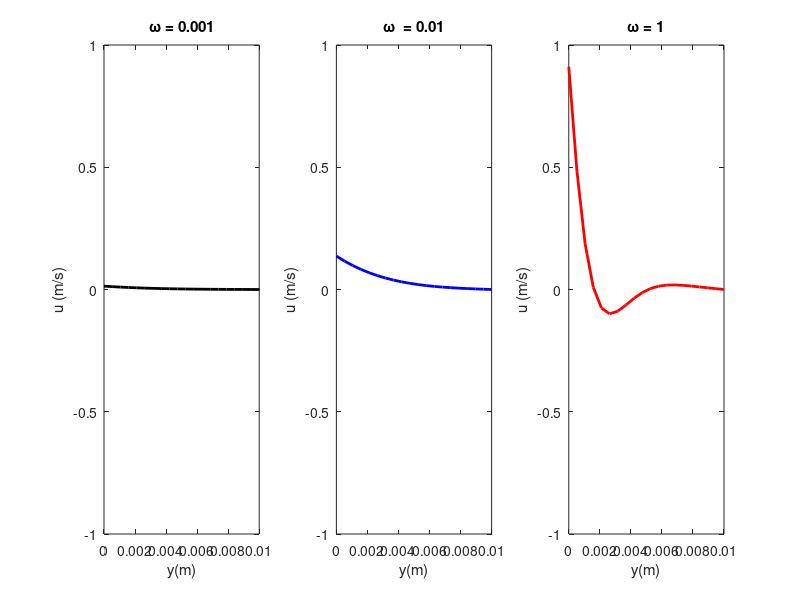

MATLAB code for this plot:

%% Parameters

Uo      = 1;                % Speed constant
U0      = 0;                % Initial speed
nu      = 10^(-6);          % Water viscosity
h       = 0.01;             % Thickness between the two plates
npts    = 20;               % Numbers of points between the two plates (mesh)
Re      = [0.1,1,100];      % Reynolds number
omega   = Re*nu/(h^2);      % Omega

%% Discretization

dy      = h/(npts-1);       % Mesh increment
dt      = 0.5*dy^2/nu;      % Maximum time increment
C  = (nu*dt)/(dy^2);   % Stability parameter C

t                = 0;
U1(npts)         = 0;  %U1, U2, U3 for Re=0.1,1,100
U2(npts)         = 0;  %Initial value of U1,U2,U3 is zero
U3(npts)         = 0;
Unew1            = U1; %Updated U1,U2,U3
Unew2            = U2;
Unew3            = U3;
y                = linspace(0,h,npts);

tsteps = 100;
tfinal = dt*tsteps;

for i = 1:tsteps

    t   = t+dt;
    Up1  = Uo*sin(omega(1)*t); % Velocity of the bottom plate, Re=0.1
    Up2  = Uo*sin(omega(2)*t); % Velocity of the bottom plate, Re=1
    Up3  = Uo*sin(omega(3)*t); % Velocity of the bottom plate, Re=100
    Unew1(1)     = Up1; % The first point: velocity=the bottom plate
    Unew1(npts)  = U0;  % The top poiint: velocity= the top plate
    Unew2(1)     = Up2;
    Unew2(npts)  = U0;
    Unew3(1)     = Up3;
    Unew3(npts)  = U0;

    for j = 2:npts-1
    
        Unew1(j) = U1(j) + C * (U1(j-1)+U1(j+1)-2*U1(j));
        Unew2(j) = U2(j) + C * (U2(j-1)+U2(j+1)-2*U2(j));
        Unew3(j) = U3(j) + C * (U3(j-1)+U3(j+1)-2*U3(j));
        j       = j+1;

    end

    figure(1)
    title(['Velocity profile for T = ',num2str(t)])
    subplot(1,3,1)
    plot(y,U1,'k','LineWidth',2)
    title(['\omega = ',num2str(omega(1))])
    xlabel('y(m)')
    ylabel('u (m/s)')
    %legend(['t = ',num2str(t),' sec'])
    axis([0,h,-Uo,Uo])
    subplot(1,3,2)
    plot(y,U2,'b','LineWidth',2)
    title(['\omega  = ',num2str(omega(2))])
    xlabel('y(m)')
    ylabel('u (m/s)')
    %legend(['t = ',num2str(t),' sec'])
    axis([0,h,-Uo,Uo])
    subplot(1,3,3)
    plot(y,U3,'r','LineWidth',2)
    title(['\omega = ',num2str(omega(3))])
    xlabel('y(m)')
    ylabel('u (m/s)')
    %legend(['t = ',num2str(t),' sec'])
    axis([0,h,-Uo,Uo])
    drawnow
    %pause(0.001);

    U1 = Unew1;
    U2 = Unew2;
    U3 = Unew3;
    %fprintf('%.f\n %',i);
end
pause(1)
